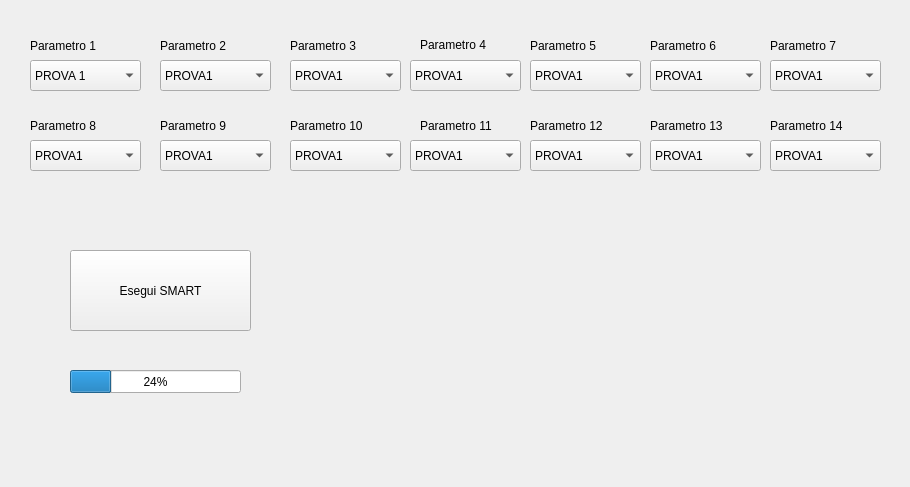
<?xml version="1.0" encoding="UTF-8"?>
<ui version="4.0">
 <class>MainWindow</class>
 <widget class="QMainWindow" name="MainWindow">
  <property name="geometry">
   <rect>
    <x>0</x>
    <y>0</y>
    <width>910</width>
    <height>487</height>
   </rect>
  </property>
  <property name="windowTitle">
   <string>MainWindow</string>
  </property>
  <widget class="QWidget" name="centralWidget">
   <widget class="QComboBox" name="comboBox">
    <property name="geometry">
     <rect>
      <x>30</x>
      <y>60</y>
      <width>111</width>
      <height>31</height>
     </rect>
    </property>
    <item>
     <property name="text">
      <string>PROVA 1</string>
     </property>
    </item>
    <item>
     <property name="text">
      <string>PROVA 2</string>
     </property>
    </item>
    <item>
     <property name="text">
      <string>PROVA 3</string>
     </property>
    </item>
   </widget>
   <widget class="QLabel" name="label">
    <property name="geometry">
     <rect>
      <x>30</x>
      <y>30</y>
      <width>111</width>
      <height>31</height>
     </rect>
    </property>
    <property name="text">
     <string>Parametro 1</string>
    </property>
   </widget>
   <widget class="QComboBox" name="comboBox_2">
    <property name="geometry">
     <rect>
      <x>160</x>
      <y>60</y>
      <width>111</width>
      <height>31</height>
     </rect>
    </property>
    <item>
     <property name="text">
      <string>PROVA1</string>
     </property>
    </item>
    <item>
     <property name="text">
      <string>PROVA 2</string>
     </property>
    </item>
    <item>
     <property name="text">
      <string>PROVA 3</string>
     </property>
    </item>
    <item>
     <property name="text">
      <string>PROVA 4</string>
     </property>
    </item>
   </widget>
   <widget class="QLabel" name="label_2">
    <property name="geometry">
     <rect>
      <x>160</x>
      <y>30</y>
      <width>111</width>
      <height>31</height>
     </rect>
    </property>
    <property name="text">
     <string>Parametro 2</string>
    </property>
   </widget>
   <widget class="QComboBox" name="comboBox_3">
    <property name="geometry">
     <rect>
      <x>290</x>
      <y>60</y>
      <width>111</width>
      <height>31</height>
     </rect>
    </property>
    <item>
     <property name="text">
      <string>PROVA1</string>
     </property>
    </item>
    <item>
     <property name="text">
      <string>PROVA 2</string>
     </property>
    </item>
    <item>
     <property name="text">
      <string>PROVA 3</string>
     </property>
    </item>
    <item>
     <property name="text">
      <string>PROVA 4</string>
     </property>
    </item>
   </widget>
   <widget class="QLabel" name="label_3">
    <property name="geometry">
     <rect>
      <x>290</x>
      <y>30</y>
      <width>111</width>
      <height>31</height>
     </rect>
    </property>
    <property name="text">
     <string>Parametro 3</string>
    </property>
   </widget>
   <widget class="QComboBox" name="comboBox_4">
    <property name="geometry">
     <rect>
      <x>410</x>
      <y>60</y>
      <width>111</width>
      <height>31</height>
     </rect>
    </property>
    <item>
     <property name="text">
      <string>PROVA1</string>
     </property>
    </item>
    <item>
     <property name="text">
      <string>PROVA 2</string>
     </property>
    </item>
    <item>
     <property name="text">
      <string>PROVA 3</string>
     </property>
    </item>
    <item>
     <property name="text">
      <string>PROVA 4</string>
     </property>
    </item>
   </widget>
   <widget class="QLabel" name="label_4">
    <property name="geometry">
     <rect>
      <x>420</x>
      <y>30</y>
      <width>111</width>
      <height>31</height>
     </rect>
    </property>
    <property name="text">
     <string>&lt;html&gt;&lt;head/&gt;&lt;body&gt;&lt;p&gt;Parametro 4&lt;/p&gt;&lt;/body&gt;&lt;/html&gt;</string>
    </property>
   </widget>
   <widget class="QComboBox" name="comboBox_5">
    <property name="geometry">
     <rect>
      <x>530</x>
      <y>60</y>
      <width>111</width>
      <height>31</height>
     </rect>
    </property>
    <item>
     <property name="text">
      <string>PROVA1</string>
     </property>
    </item>
    <item>
     <property name="text">
      <string>PROVA 2</string>
     </property>
    </item>
    <item>
     <property name="text">
      <string>PROVA 3</string>
     </property>
    </item>
    <item>
     <property name="text">
      <string>PROVA 4</string>
     </property>
    </item>
   </widget>
   <widget class="QLabel" name="label_5">
    <property name="geometry">
     <rect>
      <x>530</x>
      <y>30</y>
      <width>111</width>
      <height>31</height>
     </rect>
    </property>
    <property name="text">
     <string>Parametro 5</string>
    </property>
   </widget>
   <widget class="QComboBox" name="comboBox_6">
    <property name="geometry">
     <rect>
      <x>650</x>
      <y>60</y>
      <width>111</width>
      <height>31</height>
     </rect>
    </property>
    <item>
     <property name="text">
      <string>PROVA1</string>
     </property>
    </item>
    <item>
     <property name="text">
      <string>PROVA 2</string>
     </property>
    </item>
    <item>
     <property name="text">
      <string>PROVA 3</string>
     </property>
    </item>
    <item>
     <property name="text">
      <string>PROVA 4</string>
     </property>
    </item>
   </widget>
   <widget class="QLabel" name="label_6">
    <property name="geometry">
     <rect>
      <x>650</x>
      <y>30</y>
      <width>111</width>
      <height>31</height>
     </rect>
    </property>
    <property name="text">
     <string>Parametro 6</string>
    </property>
   </widget>
   <widget class="QComboBox" name="comboBox_7">
    <property name="geometry">
     <rect>
      <x>530</x>
      <y>140</y>
      <width>111</width>
      <height>31</height>
     </rect>
    </property>
    <item>
     <property name="text">
      <string>PROVA1</string>
     </property>
    </item>
    <item>
     <property name="text">
      <string>PROVA 2</string>
     </property>
    </item>
    <item>
     <property name="text">
      <string>PROVA 3</string>
     </property>
    </item>
    <item>
     <property name="text">
      <string>PROVA 4</string>
     </property>
    </item>
   </widget>
   <widget class="QLabel" name="label_7">
    <property name="geometry">
     <rect>
      <x>650</x>
      <y>110</y>
      <width>111</width>
      <height>31</height>
     </rect>
    </property>
    <property name="text">
     <string>Parametro 13</string>
    </property>
   </widget>
   <widget class="QComboBox" name="comboBox_8">
    <property name="geometry">
     <rect>
      <x>160</x>
      <y>140</y>
      <width>111</width>
      <height>31</height>
     </rect>
    </property>
    <item>
     <property name="text">
      <string>PROVA1</string>
     </property>
    </item>
    <item>
     <property name="text">
      <string>PROVA 2</string>
     </property>
    </item>
    <item>
     <property name="text">
      <string>PROVA 3</string>
     </property>
    </item>
    <item>
     <property name="text">
      <string>PROVA 4</string>
     </property>
    </item>
   </widget>
   <widget class="QLabel" name="label_8">
    <property name="geometry">
     <rect>
      <x>530</x>
      <y>110</y>
      <width>111</width>
      <height>31</height>
     </rect>
    </property>
    <property name="text">
     <string>Parametro 12</string>
    </property>
   </widget>
   <widget class="QLabel" name="label_9">
    <property name="geometry">
     <rect>
      <x>420</x>
      <y>110</y>
      <width>111</width>
      <height>31</height>
     </rect>
    </property>
    <property name="text">
     <string>Parametro 11</string>
    </property>
   </widget>
   <widget class="QComboBox" name="comboBox_9">
    <property name="geometry">
     <rect>
      <x>30</x>
      <y>140</y>
      <width>111</width>
      <height>31</height>
     </rect>
    </property>
    <item>
     <property name="text">
      <string>PROVA1</string>
     </property>
    </item>
    <item>
     <property name="text">
      <string>PROVA 2</string>
     </property>
    </item>
    <item>
     <property name="text">
      <string>PROVA 3</string>
     </property>
    </item>
    <item>
     <property name="text">
      <string>PROVA 4</string>
     </property>
    </item>
   </widget>
   <widget class="QLabel" name="label_10">
    <property name="geometry">
     <rect>
      <x>30</x>
      <y>110</y>
      <width>111</width>
      <height>31</height>
     </rect>
    </property>
    <property name="text">
     <string>Parametro 8</string>
    </property>
   </widget>
   <widget class="QLabel" name="label_11">
    <property name="geometry">
     <rect>
      <x>290</x>
      <y>110</y>
      <width>111</width>
      <height>31</height>
     </rect>
    </property>
    <property name="text">
     <string>Parametro 10</string>
    </property>
   </widget>
   <widget class="QComboBox" name="comboBox_10">
    <property name="geometry">
     <rect>
      <x>650</x>
      <y>140</y>
      <width>111</width>
      <height>31</height>
     </rect>
    </property>
    <item>
     <property name="text">
      <string>PROVA1</string>
     </property>
    </item>
    <item>
     <property name="text">
      <string>PROVA 2</string>
     </property>
    </item>
    <item>
     <property name="text">
      <string>PROVA 3</string>
     </property>
    </item>
    <item>
     <property name="text">
      <string>PROVA 4</string>
     </property>
    </item>
   </widget>
   <widget class="QLabel" name="label_12">
    <property name="geometry">
     <rect>
      <x>160</x>
      <y>110</y>
      <width>111</width>
      <height>31</height>
     </rect>
    </property>
    <property name="text">
     <string>Parametro 9</string>
    </property>
   </widget>
   <widget class="QComboBox" name="comboBox_11">
    <property name="geometry">
     <rect>
      <x>410</x>
      <y>140</y>
      <width>111</width>
      <height>31</height>
     </rect>
    </property>
    <item>
     <property name="text">
      <string>PROVA1</string>
     </property>
    </item>
    <item>
     <property name="text">
      <string>PROVA 2</string>
     </property>
    </item>
    <item>
     <property name="text">
      <string>PROVA 3</string>
     </property>
    </item>
    <item>
     <property name="text">
      <string>PROVA 4</string>
     </property>
    </item>
   </widget>
   <widget class="QComboBox" name="comboBox_12">
    <property name="geometry">
     <rect>
      <x>290</x>
      <y>140</y>
      <width>111</width>
      <height>31</height>
     </rect>
    </property>
    <item>
     <property name="text">
      <string>PROVA1</string>
     </property>
    </item>
    <item>
     <property name="text">
      <string>PROVA 2</string>
     </property>
    </item>
    <item>
     <property name="text">
      <string>PROVA 3</string>
     </property>
    </item>
    <item>
     <property name="text">
      <string>PROVA 4</string>
     </property>
    </item>
   </widget>
   <widget class="QLabel" name="label_13">
    <property name="geometry">
     <rect>
      <x>770</x>
      <y>30</y>
      <width>111</width>
      <height>31</height>
     </rect>
    </property>
    <property name="text">
     <string>Parametro 7</string>
    </property>
   </widget>
   <widget class="QLabel" name="label_14">
    <property name="geometry">
     <rect>
      <x>770</x>
      <y>110</y>
      <width>111</width>
      <height>31</height>
     </rect>
    </property>
    <property name="text">
     <string>Parametro 14</string>
    </property>
   </widget>
   <widget class="QComboBox" name="comboBox_13">
    <property name="geometry">
     <rect>
      <x>770</x>
      <y>140</y>
      <width>111</width>
      <height>31</height>
     </rect>
    </property>
    <item>
     <property name="text">
      <string>PROVA1</string>
     </property>
    </item>
    <item>
     <property name="text">
      <string>PROVA 2</string>
     </property>
    </item>
    <item>
     <property name="text">
      <string>PROVA 3</string>
     </property>
    </item>
    <item>
     <property name="text">
      <string>PROVA 4</string>
     </property>
    </item>
   </widget>
   <widget class="QComboBox" name="comboBox_14">
    <property name="geometry">
     <rect>
      <x>770</x>
      <y>60</y>
      <width>111</width>
      <height>31</height>
     </rect>
    </property>
    <item>
     <property name="text">
      <string>PROVA1</string>
     </property>
    </item>
    <item>
     <property name="text">
      <string>PROVA 2</string>
     </property>
    </item>
    <item>
     <property name="text">
      <string>PROVA 3</string>
     </property>
    </item>
    <item>
     <property name="text">
      <string>PROVA 4</string>
     </property>
    </item>
   </widget>
   <widget class="QPushButton" name="pushButton">
    <property name="geometry">
     <rect>
      <x>70</x>
      <y>250</y>
      <width>181</width>
      <height>81</height>
     </rect>
    </property>
    <property name="text">
     <string>Esegui SMART</string>
    </property>
   </widget>
   <widget class="QProgressBar" name="progressBar">
    <property name="geometry">
     <rect>
      <x>70</x>
      <y>370</y>
      <width>171</width>
      <height>23</height>
     </rect>
    </property>
    <property name="value">
     <number>24</number>
    </property>
   </widget>
  </widget>
  <widget class="QMenuBar" name="menuBar">
   <property name="geometry">
    <rect>
     <x>0</x>
     <y>0</y>
     <width>910</width>
     <height>25</height>
    </rect>
   </property>
  </widget>
 </widget>
 <layoutdefault spacing="6" margin="11"/>
 <resources/>
 <connections/>
</ui>
